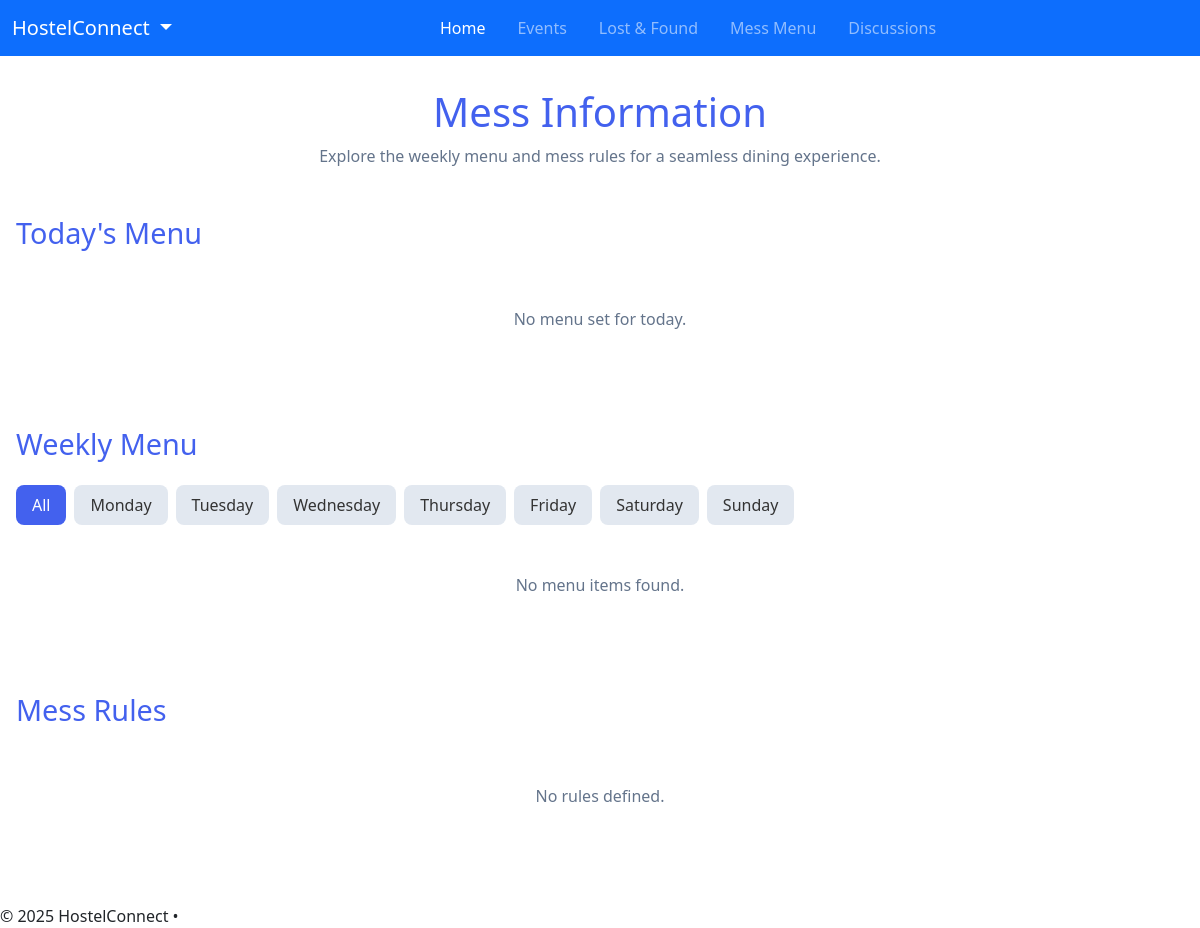
The page /app2/mess/ on the database as committed earlier.
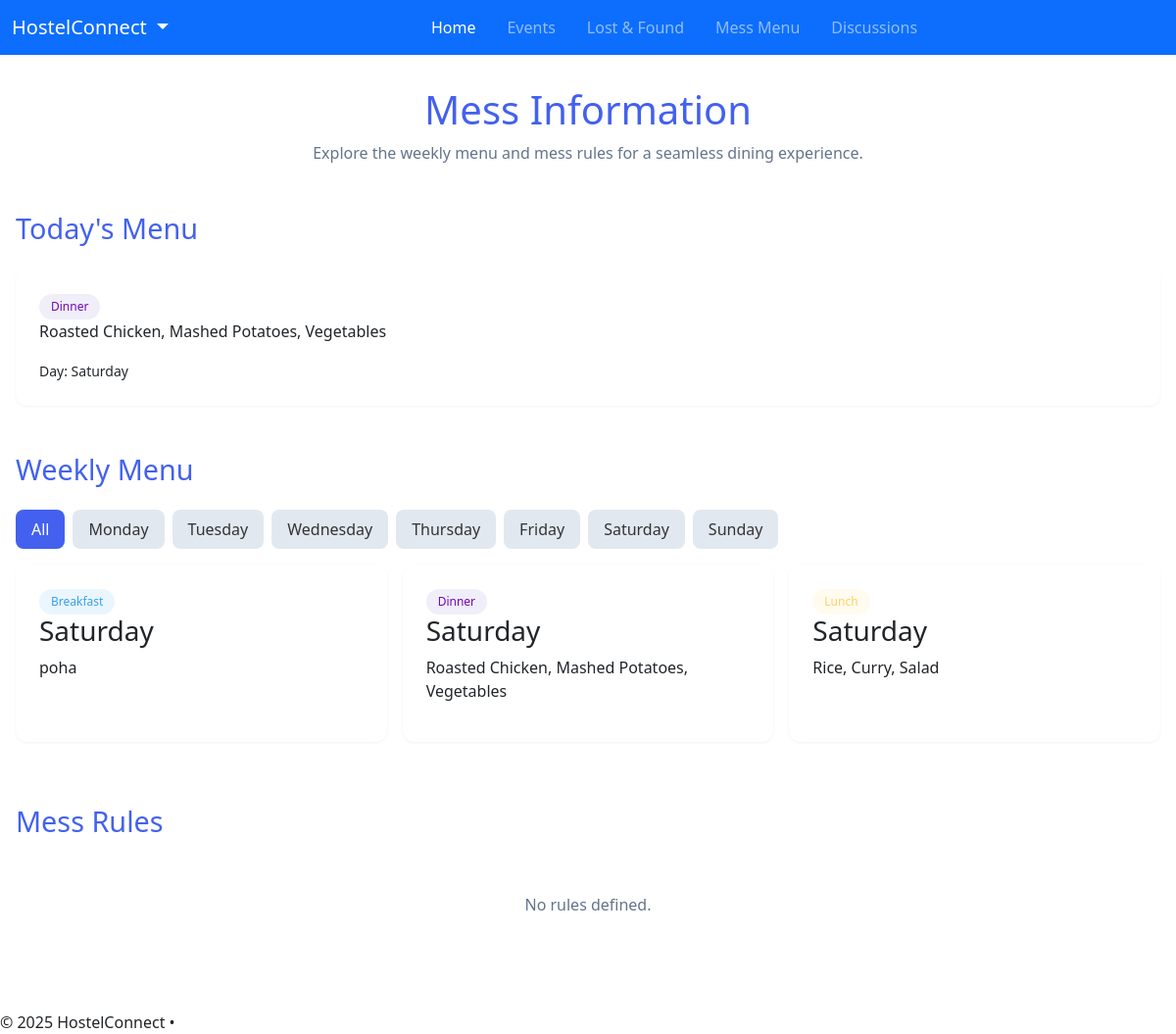
The same page on the database as committed later.
### app2/models.py (models this page shows, shortened)
class TodayMenu(models.Model):
    day = models.CharField(max_length=20)
    meal_type = models.CharField(max_length=20)
    menu = models.TextField()
    created_at = models.DateTimeField(auto_now_add=True)

class MessMenu(models.Model):
    DAY_CHOICES = [
        ("Monday", "Monday"),
        ("Tuesday", "Tuesday"),
        ("Wednesday", "Wednesday"),
        ("Thursday", "Thursday"),
        ("Friday", "Friday"),
        ("Saturday", "Saturday"),
        ("Sunday", "Sunday"),
    ]
    MEAL_TYPE_CHOICES = [
        ("Breakfast", "Breakfast"),
        ("Lunch", "Lunch"),
        ("Dinner", "Dinner"),
    ]
    day = models.CharField(max_length=10, choices=DAY_CHOICES)
    meal_type = models.CharField(max_length=20, choices=MEAL_TYPE_CHOICES)
    menu = models.TextField()
    class Meta:
        unique_together = ['day', 'meal_type']  # Ensures no duplicate meal types per day

### app2/views.py (the view)
# urls.py: path('mess/', views.mess, name='mess'),
def mess(request):
    today = date(2025, 4, 12)  # Current date
    today_day = today.strftime("%A")  # "Saturday"
    today_menu = TodayMenu.objects.filter(day=today_day).order_by('-created_at').first()
    if not today_menu:
        mess_menu = MessMenu.objects.filter(day=today_day).first()
        if mess_menu:
            today_menu = TodayMenu.objects.create(
                day=mess_menu.day,
                meal_type=mess_menu.meal_type,
                menu=mess_menu.menu
            )
    menus = MessMenu.objects.all()
    days = ["Monday", "Tuesday", "Wednesday", "Thursday", "Friday", "Saturday", "Sunday"]
    day_filter = request.GET.get('day', '').capitalize()
    if day_filter in days:
        menus = menus.filter(day=day_filter)
    else:
        menus = menus.filter(day=today_day)
    rules = MessRules.objects.all()
    context = {
        'today_menu': today_menu,
        'menus': menus,
        'days': days,
        'day_filter': day_filter.lower() if day_filter else '',
        'rules': rules,
    }
    return render(request, 'mess.html', context)

### app2/templates/mess.html (shortened to what this page needs)
{% extends 'base.html' %}
{% load static %}
{% block content %}
<div class="mess-container">
    <header class="mess-header">
        <h1>Mess Information</h1>
        <p>Explore the weekly menu and mess rules for a seamless dining experience.</p>
    </header>
    <section class="today-menu">
        <h2>Today's Menu</h2>
        {% if today_menu %}
        <div class="menu-card">
            <span class="meal-type {{ today_menu.meal_type|lower }}">{{ today_menu.meal_type }}</span>
            <p>{{ today_menu.menu }}</p>
            <small>Day: {{ today_menu.day }}</small>
        </div>
        {% else %}
        <div class="empty-state">
            <p>No menu set for today.</p>
        </div>
        {% endif %}
    </section>
    <section class="weekly-menu">
        <h2>Weekly Menu</h2>
        <div class="menu-tabs">
            <div class="tab-header">
                <a href="{% url 'mess' %}" class="tab-btn {% if not day_filter %}active{% endif %}">All</a>
                {% for day in days %}
                <a href="{% url 'mess' %}?day={{ day|lower }}"
                    class="tab-btn {% if day_filter == day|lower %}active{% endif %}">{{ day }}</a>
                {% endfor %}
            </div>
            <div class="tab-content">
                {% if menus %}
                {% for menu in menus %}
                <div class="menu-card">
                    <span class="meal-type {{ menu.meal_type|lower }}">{{ menu.meal_type }}</span>
                    <h3>{{ menu.day }}</h3>
                    <p>{{ menu.menu }}</p>
                </div>
                {% empty %}
                <div class="empty-state">
                    <i class="fas fa-utensils"></i>
                    <p>No menu items found.</p>
                </div>
                {% endfor %}
                {% else %}
                <div class="empty-state">
                    <p>No menu items found.</p>
                </div>
                {% endif %}
            </div>
        </div>
    </section>
    <section class="mess-rules">
        <h2>Mess Rules</h2>
        {% if rules %}
        <ul class="rules-list">
            {% for rule in rules %}
            <li><i class="fas fa-check-circle"></i> {{ rule.rule }}</li>
            {% endfor %}
        </ul>
        {% else %}
        <div class="empty-state">
            <p>No rules defined.</p>
        </div>
        {% endif %}
    </section>
</div>
{% endblock %}

### app2/templates/base.html (shortened to what this page needs)
<!DOCTYPE html>
<html lang="en">
<head>
    <link href="https://cdn.jsdelivr.net/npm/bootstrap@5.3.3/dist/css/bootstrap.min.css" rel="stylesheet">
</head>
<body>
    <nav class="navbar navbar-expand-lg navbar-dark bg-primary">
        <div class="container-fluid">
          <div class="dropdown">
            <a class="navbar-brand dropdown-toggle" href="#" id="hostelConnectDropdown" role="button"
               data-bs-toggle="dropdown" aria-expanded="false">
              HostelConnect
            </a>
          </div>
          <div class="collapse navbar-collapse justify-content-center" id="navbarNav">
            <ul class="navbar-nav">
              <li class="nav-item mx-2"><a class="nav-link active" href="{% url 'app2index' %}">Home</a></li>
              <li class="nav-item mx-2"><a class="nav-link" href="{% url 'events' %}">Events</a></li>
              <li class="nav-item mx-2"><a class="nav-link" href="#">Lost & Found</a></li>
              <li class="nav-item mx-2"><a class="nav-link" href="{% url 'mess' %}"">Mess Menu</a></li>
              <li class="nav-item mx-2"><a class="nav-link" href="{% url 'discussion_center' %}">Discussions</a></li>
            </ul>
          </div>
        </div>
      </nav>
      {% block content %}
      {% endblock %}
      <footer>
        © 2025 HostelConnect •
      </footer>
</body>
</html>

### app2/templates/mess.html (style rules this page uses)
:root { --primary-color: #4361ee; --success-color: #06d6a0; --light-color: #f8f9fa; }
.mess-container { max-width: 1200px; margin: 2rem auto; padding: 0 1rem; }
.mess-header { text-align: center; margin-bottom: 3rem; }
.mess-header h1 { font-size: 2.5rem; color: var(--primary-color); }
.mess-header p { color: #64748b; }
.today-menu, .weekly-menu, .mess-rules { margin-bottom: 3rem; }
h2 { font-size: 1.8rem; color: var(--primary-color); margin-bottom: 1.5rem; }
.menu-card { background: white; border-radius: 12px; padding: 1.5rem; margin-bottom: 1rem; box-shadow: 0 1px 3px rgba(0, 0, 0, 0.05); transition: transform 0.3s; }
.meal-type { display: inline-block; padding: 0.25rem 0.75rem; border-radius: 20px; font-size: 0.75rem; font-weight: 500; }
.meal-type.breakfast { background: rgba(54, 162, 235, 0.1); color: #36a2eb; }
.meal-type.lunch { background: rgba(255, 209, 102, 0.1); color: #ffd166; }
.meal-type.dinner { background: rgba(113, 88, 183, 0.1); color: #7209b7; }
.menu-tabs { margin-bottom: 2rem; }
.tab-header { display: flex; gap: 0.5rem; margin-bottom: 1rem; overflow-x: auto; }
.tab-btn { padding: 0.5rem 1rem; border: none; background: #e2e8f0; border-radius: 8px; text-decoration: none; color: #333; transition: all 0.3s; }
.tab-btn.active, .tab-btn:hover { background: var(--primary-color); color: white; }
.tab-content { display: grid; grid-template-columns: repeat(auto-fit, minmax(300px, 1fr)); gap: 1rem; }
.empty-state { text-align: center; padding: 2rem; color: #64748b; }

Rows that differ between the two databases and show on the page:
added TodayMenu: meal_type "Dinner", menu "Roasted Chicken, Mashed Potatoes, Vegetables", day "Saturday"
added MessMenu: meal_type "Breakfast", day "Saturday", menu "poha"
added MessMenu: meal_type "Dinner", day "Saturday", menu "Roasted Chicken, Mashed Potatoes, Vegetables"
added MessMenu: meal_type "Lunch", day "Saturday", menu "Rice, Curry, Salad"
Other text that changed with them:
text no longer shown: "No menu set for today. No menu items found."
text now shown: "Day:"
